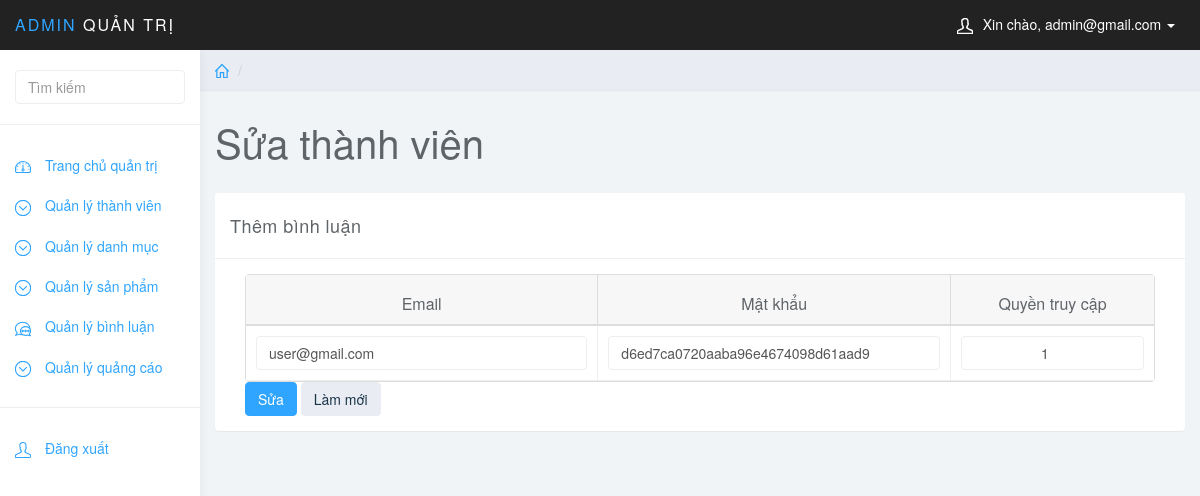
The app's page /quantri/quantri.php?page_layout=suatv&id_thanhvien=39 (signed in) with its own data.
### tables this page shows
CREATE TABLE `thanhvien` (
  `id_thanhvien` int NOT NULL,
  `email` varchar(255) NOT NULL,
  `mat_khau` varchar(255) NOT NULL,
  `quyen_truy_cap` int NOT NULL
);

### quantri/chucnang/thanhvien/suatv.php (the view, shortened to what this page needs)
<?php
$id_thanhvien = $_GET['id_thanhvien'];
$sql = "SELECT * FROM thanhvien WHERE id_thanhvien=$id_thanhvien";
$query = mysqli_query($conn, $sql);
$row = mysqli_fetch_array($query);
?>
<div class="row">
    <ol class="breadcrumb">
        <li><a href="quantri.php"><svg class="glyph stroked home">
                    <use xlink:href="#stroked-home"></use>
                </svg></a></li>
        <li class="active"></li>
    </ol>
</div>
<div class="row">
    <div class="col-lg-12">
        <h1 class="page-header">Sửa thành viên</h1>
    </div>
</div>
<div class="row">
    <div class="col-lg-12">
        <div class="panel panel-default">
            <div class="panel-heading">Thêm bình luận</div>
            <div class="panel-body">
                <div class="col-md-12">
                    <form role="form" method="post">
                        <table data-toggle="table">
                            <thead>
                                <tr>
                                    <th data-sortable="true">Email</th>
                                    <th data-sortable="true">Mật khẩu</th>
                                    <th data-sortable="true">Quyền truy cập</th>
                                </tr>
                            </thead>
                            <tbody>
                                <tr>
                                    <td data-checkbox="true">
                                        <input class="form-control" type="text" name="email" value="<?php if (isset($_POST['email'])) {
                                                                                                        echo $_POST['email'];
                                                                                                    } else {
                                                                                                        echo $row['email'];
                                                                                                    } ?>" required="">
                                    </td>
                                    <td data-checkbox="true">
                                        <input class="form-control" type="text" name="mat_khau" value="<?php if (isset($_POST['mat_khau'])) {
                                                                                                            echo $_POST['mat_khau'];
                                                                                                        } else {
                                                                                                            echo $row['mat_khau'];
                                                                                                        } ?>" required="">
                                    </td>
                                    <td data-checkbox="true">
                                        <input name="quyen_truy_cap" type="number" min="1" max="2" class="form-control text-center" value="<?php if (isset($_POST['quyen_truy_cap'])) {
                                                                                                                                                echo $_POST['quyen_truy_cap'];
                                                                                                                                            } else {
                                                                                                                                                echo $row['quyen_truy_cap'];
                                                                                                                                            } ?>">
                                    </td>
                                </tr>
                            </tbody>
                        </table>
                        <button type="submit" class="btn btn-primary" name="submit">Sửa</button>
                        <button type="reset" class="btn btn-default">Làm mới</button>
                </div>
            </div>
        </div>
    </div>
</div>

### quantri/css/styles.css (style rules this page uses)
body { background: #f1f4f7; padding-top: 50px; color: #5f6468; }
a, a:hover, a:focus { color: #30a5ff; }
h1, h2, h3, h4, h5, h6 { color: #5f6468; }
h1 { font-weight: 300; font-size: 40px; }
.form-control { border: 1px solid #eee; box-shadow: none; }
.btn-default, .btn-default:hover, .btn-default:focus, .btn-default:active, .btn-default.active, .open > .dropdown-toggle.btn-default, .btn-default.disabled, .btn-default[disabled], fieldset[disabled] .btn-default, .btn-default.disabled:hover, .btn-default[disabled]:hover, fieldset[disabled] .btn-default:hover, .btn-default.disabled:focus, .btn-default[disabled]:focus, fieldset[disabled] .btn-default:focus, .btn-default.disabled:active, .btn-default[disabled]:active, fieldset[disabled] .btn-default:active, .btn-default.disabled.active, .btn-default[disabled].active, fieldset[disabled] .btn-default.active { background-color: #e9ecf2; border-color: #e9ecf2; color: #1b3548; }
.btn-primary, .btn-primary:hover, .btn-primary:focus, .btn-primary:active, .btn-primary.active, .open > .dropdown-toggle.btn-primary, .btn-primary.disabled, .btn-primary[disabled], fieldset[disabled] .btn-primary, .btn-primary.disabled:hover, .btn-primary[disabled]:hover, fieldset[disabled] .btn-primary:hover, .btn-primary.disabled:focus, .btn-primary[disabled]:focus, fieldset[disabled] .btn-primary:focus, .btn-primary.disabled:active, .btn-primary[disabled]:active, fieldset[disabled] .btn-primary:active, .btn-primary.disabled.active, .btn-primary[disabled].active, fieldset[disabled] .btn-primary.active { background-color: #30a5ff; border-color: #30a5ff; }
.panel { border: 0; }
.panel-heading { font-size: 18px; font-weight: 300; letter-spacing: 0.025em; height: 66px; line-height: 45px; }
.panel-default .panel-heading { background: #fff; border-bottom: 1px solid #eee; color: #5f6468; }
.breadcrumb { border-radius: 0; padding: 10px 15px; background: #e9ecf2; box-shadow: 0 1px 1px rgba(0, 0, 0, .05); margin: 0 ; }
h1.page-header { margin-top: 30px; border-bottom: 0; }
.table { background: #fff; }
.breadcrumb .glyph { height: 14px; width: 14px; margin: -2px 0 0 0; stroke-width: 4px; }

### records on screen
thanhvien: email "user@gmail.com", mat_khau "d6ed7ca0720aaba96e4674098d61aad9", quyen_truy_cap "1"

### other values on screen
$_SESSION['email'] "admin@gmail.com"
